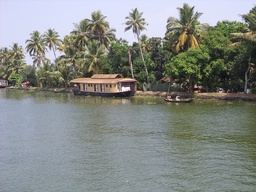
#> input picture 3.JPG, 256 x 192 px, shrunk from 2304 x 1728 before the run, found by its file name
$ python q3.py
#> lines starting #> are read from the running program, lines starting #| are printed output that depends on the picture
import cv2
import numpy as np


def GaussianFilter(img):

	N,M=img.shape
	img=np.pad(img,(1,),'constant',constant_values=0)
	gaussian_mask=(1/16.)*np.matrix('1 2 1;2 4 2;1 2 1')
	transformed_img=np.zeros([N,M])

	for row in range(N):
		for col in range(M):
			x1=np.multiply(gaussian_mask,img[row:row+3,col:col+3])
			transformed_img[row][col]=(np.sum(np.sum(x1)))

	return transformed_img.astype(int)


def MedianFilter(img):

	N,M=img.shape
	img=np.pad(img,(1,),'constant',constant_values=0)
	transformed_img=np.zeros([N,M])

	for row in range(N):
		for col in range(M):
			transformed_img[row][col]=np.median(img[row:row+3,col:col+3])

	return transformed_img


if __name__=='__main__':

	img=cv2.imread('3.jpg')
#> img is the input picture: shape (192, 256, 3); mean B, G, R 132.5, 136.5, 132.2
	img=cv2.cvtColor(img, cv2.COLOR_BGR2GRAY)
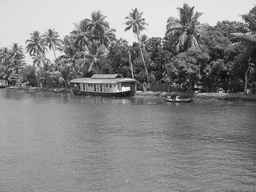
#> img: shape (192, 256); min 13, max 254, mean 134.7

	final1=GaussianFilter(img)
#> in GaussianFilter, `img=np.pad(img,(1,),'constant',constant_values=0)`:
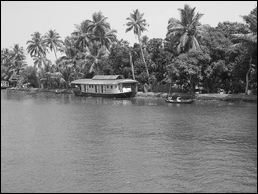
#> img: shape (194, 258); min 0, max 254, mean 132.3
#> after the loop in GaussianFilter, `for row in range(N):`:
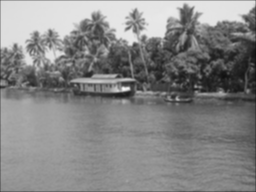
#> transformed_img: shape (192, 256) float64; min 15.56, max 247.8, mean 134

	cv2.imwrite('q3_output_gaussian.jpg',final1)

	final2=MedianFilter(img)

	cv2.imwrite('q3_output_median.jpg',final2)
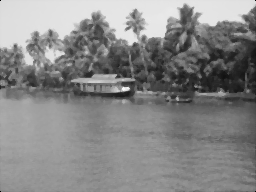
#> saved as q3_output_median.jpg: shape (192, 256); min 0, max 250, mean 134.5

$ run again, with 1.jpg copied over 3.JPG
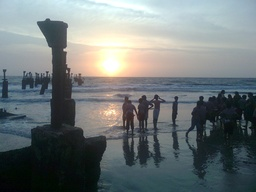
#> input picture 1.jpg, 256 x 192 px, shrunk from 1600 x 1200 before the run, found by its file name
#> img is the input picture: shape (192, 256, 3); mean B, G, R 120.3, 119.4, 111.8
#> in GaussianFilter, `img=np.pad(img,(1,),'constant',constant_values=0)`:
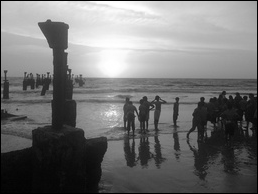
#> img: shape (194, 258); min 0, max 255, mean 115.1
#> `cv2.imwrite('q3_output_median.jpg',final2)`:
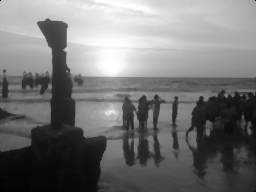
#> saved as q3_output_median.jpg: shape (192, 256); min 0, max 255, mean 117.1

$ run again, with 2.JPG copied over 3.JPG
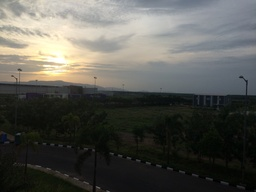
#> input picture 2.JPG, 256 x 192 px, shrunk from 3264 x 2448 before the run, found by its file name
#> img is the input picture: shape (192, 256, 3); mean B, G, R 82.4, 87.9, 87.9
#> in GaussianFilter, `img=np.pad(img,(1,),'constant',constant_values=0)`:
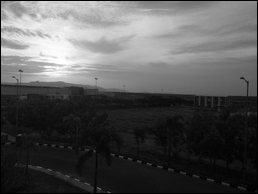
#> img: shape (194, 258); min 0, max 255, mean 85.7
#> `cv2.imwrite('q3_output_gaussian.jpg',final1)`:
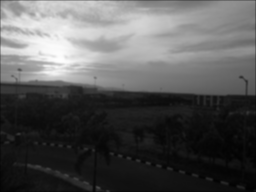
#> saved as q3_output_gaussian.jpg: shape (192, 256); min 2, max 254, mean 86.4
